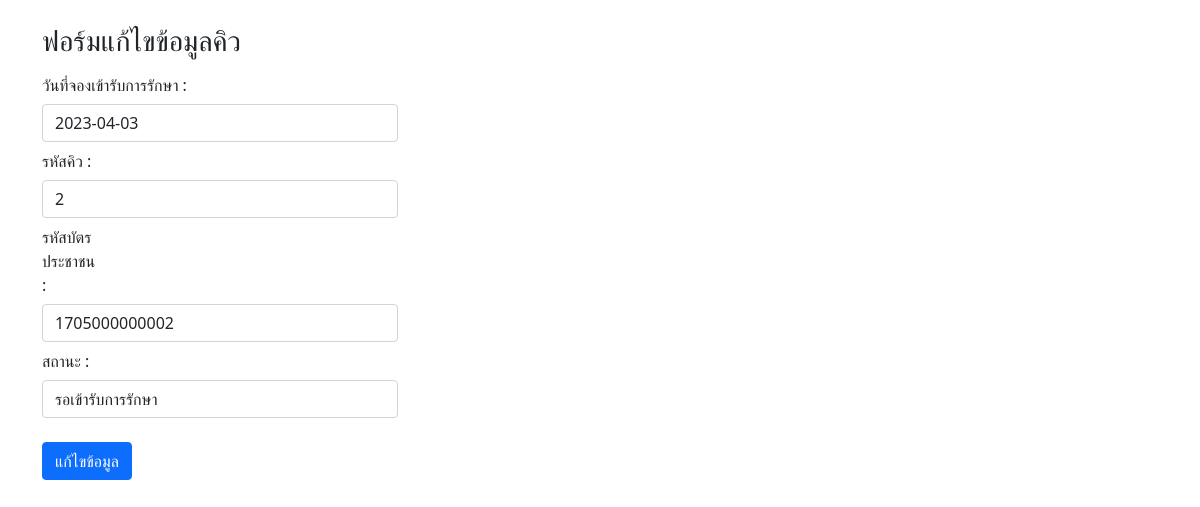
The app's page /updateQueueForm.php?qdate=2023-04-03&qnumber=2 with its own data.
### tables this page shows
CREATE TABLE `tbl_queue` (
  `qdate` date NOT NULL,
  `qnumber` int(5) NOT NULL,
  `pid` varchar(13) NOT NULL,
  `qstatus` varchar(50) NOT NULL
);

### updateQueueForm.php (the view, shortened to what this page needs)
<!DOCTYPE html>
<html lang="en">
<head>
    <link href="https://cdn.jsdelivr.net/npm/bootstrap@5.1.1/dist/css/bootstrap.min.css" rel="stylesheet"
>
</head>
<body>
    <?php
    require 'connect.php';
    if (isset($_GET['qdate'], $_GET['qnumber'])) {
        $query_select = 'SELECT * FROM tbl_queue WHERE qdate=? and qnumber=?';
        $stmt = $conn->prepare($query_select);
        $params = array($_GET['qdate'], $_GET['qnumber']);
        $stmt->execute($params);
        $result = $stmt->fetch(PDO::FETCH_ASSOC);
    }
    ?>
    <div class="container">
        <div class="row">
            <div class="col-md-4"> <br>
                <h3>ฟอร์มแก้ไขข้อมูลคิว</h3>
                <form action="updateQueue.php" method="POST">
                    <label for="name" class="col-sm-5 col-form-label"> วันที่จองเข้ารับการรักษา : </label>
                    <input type="text" name="qdate" class="form-control" required value="<?= $result['qdate']; ?>">
                    <label for="name" class="col-sm-2 col-form-label"> รหัสคิว : </label>
                    <input type="text" name="qnumber" class="form-control" required value="<?= $result['qnumber']; ?>">
                    <label for="name" class="col-sm-2 col-form-label"> รหัสบัตรประชาชน : </label>
                    <input type="text" name="pid"class="form-control" required value="<?= $result['pid']; ?>">
                    <label for="name" class="col-sm-2 col-form-label"> สถานะ : </label>
                    <select name="qstatus" id="qstatus" class="form-control">
                        <option value="รอเข้ารับการรักษา">รอเข้ารับการรักษา</option>
                    </select>
                    <br> <button type="submit" name="submit" class="btn btn-primary">แก้ไขข้อมูล</button>
                </form>
            </div>
        </div>
    </div>
</body>
</html>

### records on screen
tbl_queue: qdate "2023-04-03", qnumber "2", pid "1705000000002"
